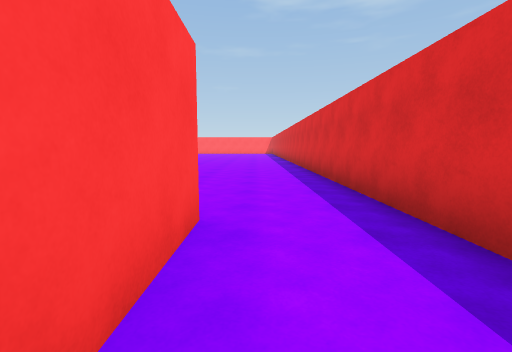
View 1 (above)

24 first-person views from a walk through a 3-D level made in the Unity game engine. The camera is 1.3 m above the floor, tilts 6° down and sees 85° across. The floor is counted in squares, 2 m on a side. Each view is taken from the middle of a square. On the plan, view 1 faces up. The plan holds only what a view shows up to about 9 squares ahead; the rest is blank. The place goes on beyond the plan.

View 2
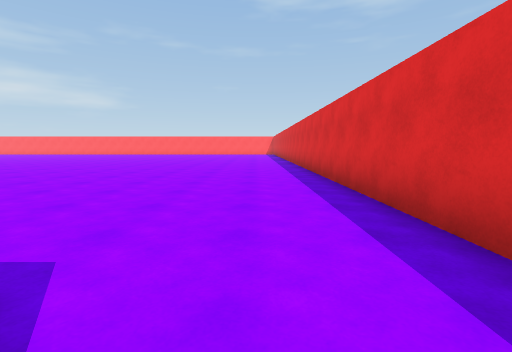

View 3
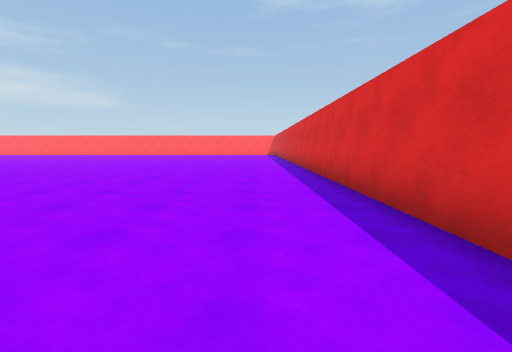

View 4
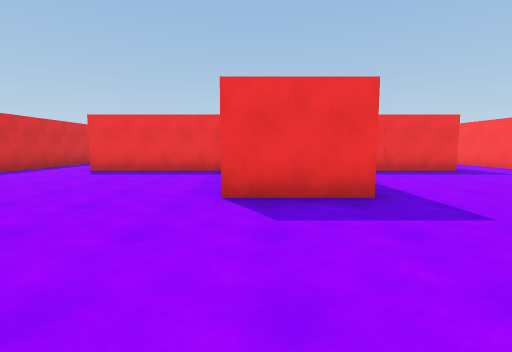

View 5
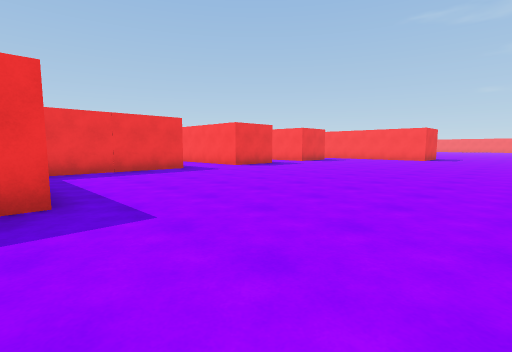

View 6
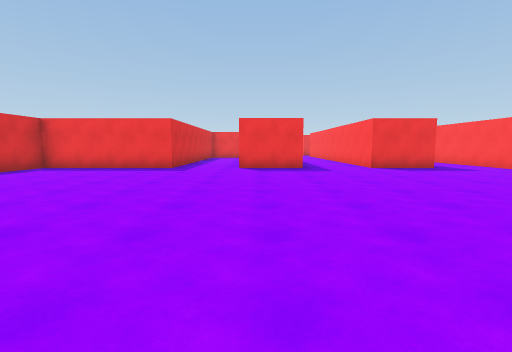

View 7
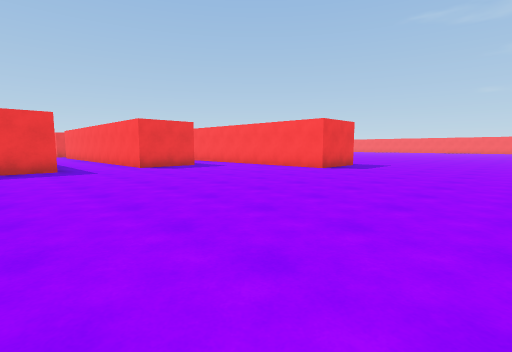

View 8
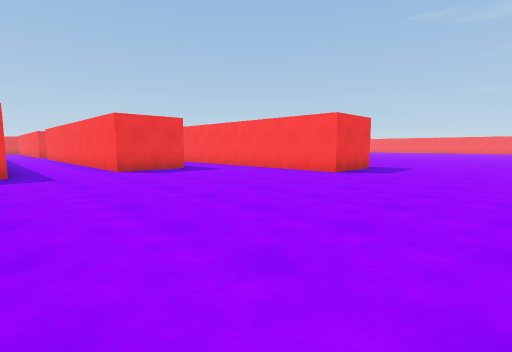

View 9
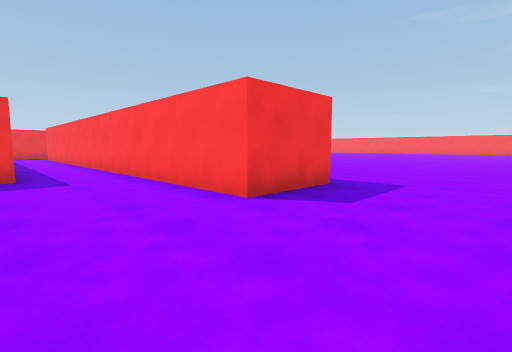

View 10
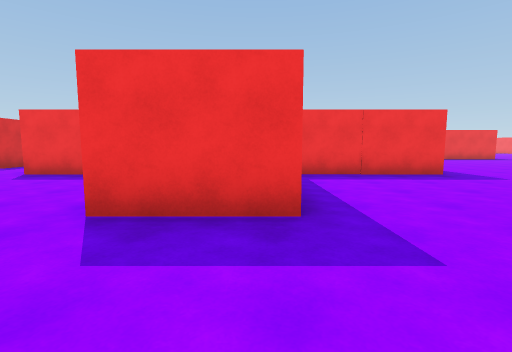

View 11
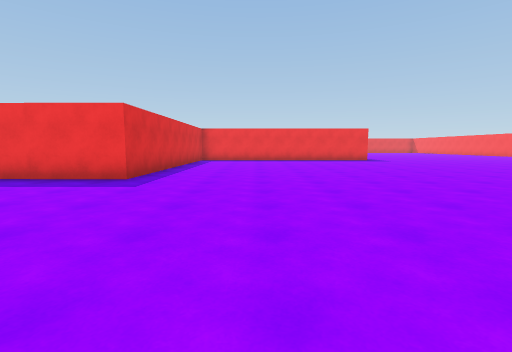

View 12
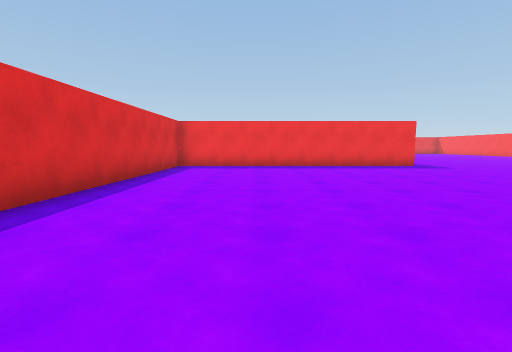

View 13
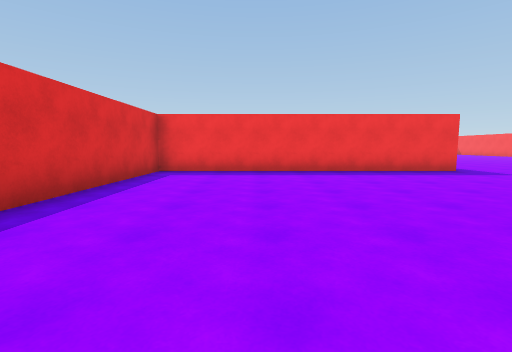

View 14
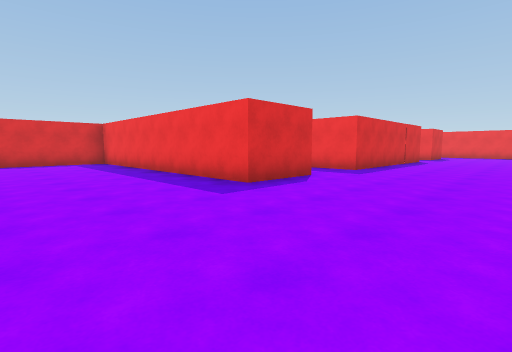

View 15
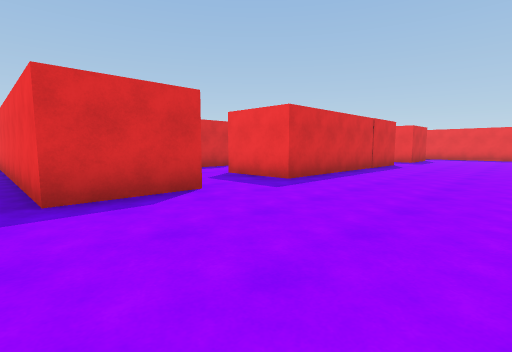

View 16
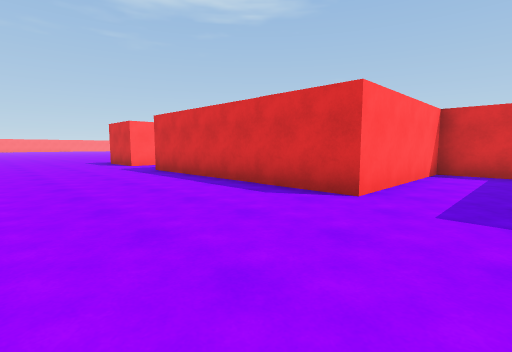

View 17
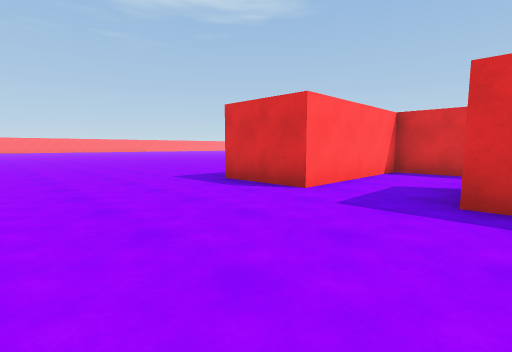

View 18
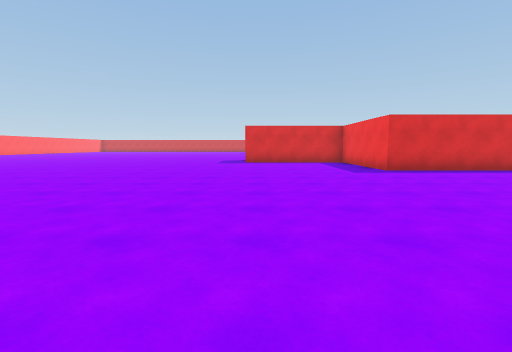

View 19
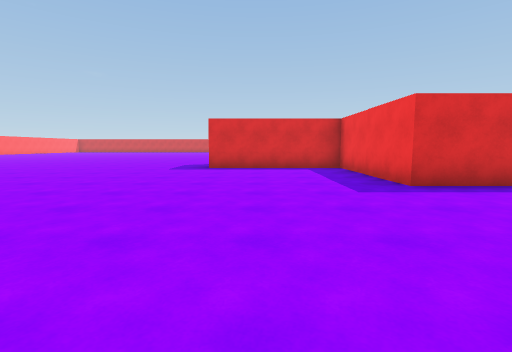

View 20
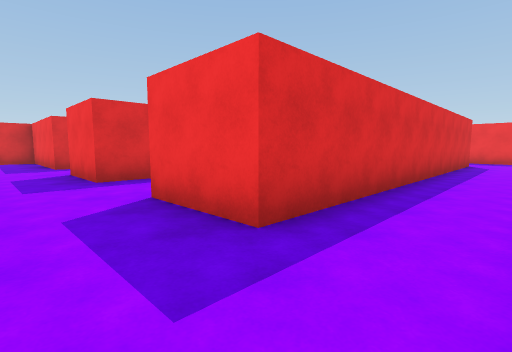

View 21
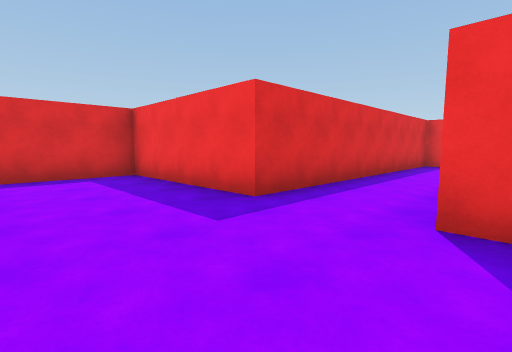

View 22
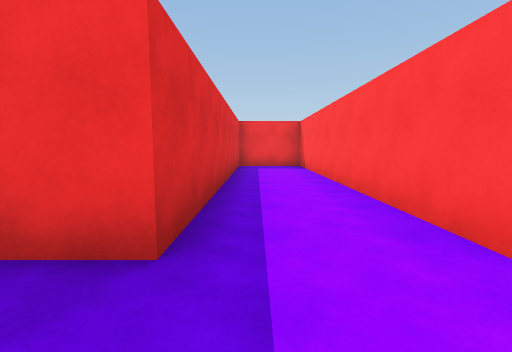

View 23
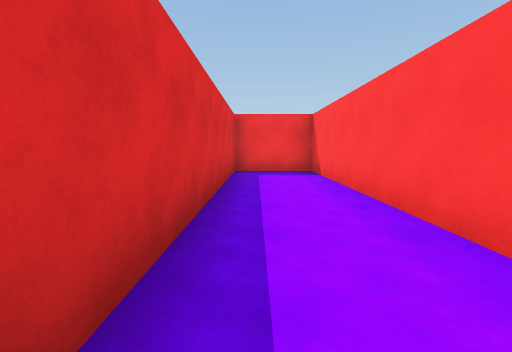

View 24
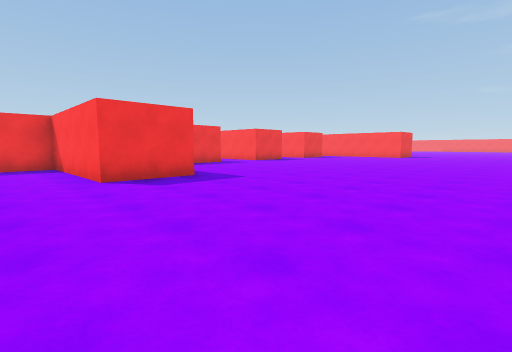

### Floor plan
Key: @ floor where view 1 was taken; # wall or solid block; . floor.
Columns run from 38 left of view 1 to 2 right of it. Each row starts with its distance up from view 1.
 13             ..                ..........#
 12           .... ..        ...............#
 11          ...............................#
 10         ................................#
  9        .................................#
  8       ..................................#
  7      ...................................#
  6     ............##..............##......#
  5      ...........##..............##......#
  4      ...........##..............##......#
  3     ............##..............##......#
  2    .........######..##..##..##########..#
  1  ...........#    #..##..##..#        #..#
  0 ............#    #..##..##..#         @
 -1 ............#    #..# .. #..#
 -2 ............#     ..#    #..#
 -3 ............#     ..#    #..#
 -4 ............#     ..#    #..#
 -5 ............#     ..#    #..#
 -6 ....#########     ..#    ####
 -7 ....#####          .#
 -8 ........#
 -9 ........#
-10 ....##..#
-11 ....#
-12 ....#
-13 ....#
-14 ....#
-15 ....#####
-16 ........#
-17 ........#

Positions as (right, up) in squares from view 1, and headings:
1: (0, 0), facing up
2: (0, 2), facing up
3: (0, 4), facing up
4: (-5, 10), facing down
5: (-6, 10), facing down-left
6: (-13, 11), facing down
7: (-13, 11), facing down-left
8: (-14, 10), facing down-left
9: (-18, 9), facing down-left
10: (-22, 9), facing down
11: (-29, 8), facing down
12: (-29, 4), facing down
13: (-29, 2), facing down
14: (-38, -2), facing down-right
15: (-38, -5), facing down-right
16: (-38, -17), facing up-right
17: (-38, -10), facing up-right
18: (-34, 6), facing right
19: (-31, 5), facing right
20: (-20, 4), facing down-right
21: (-13, 5), facing down-right
22: (-11, 4), facing down
23: (-11, 2), facing down
24: (-3, 12), facing down-left
